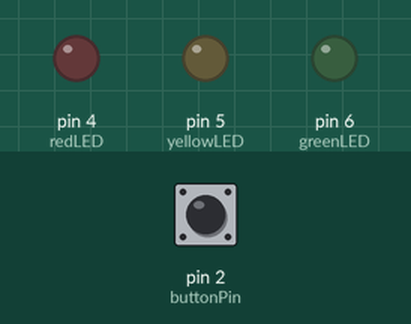
Recording of a sketch running on a simulated Arduino Uno, built with avr-gcc and run on an emulated ATmega328P. On the bench: output pins drawn as LEDs (lit = HIGH). Inputs (shaded band) come from the test bench; at power-on: pin 2 (buttonPin) HIGH.

Above: at 1.2 s.
1.3 s: pin 2 (buttonPin) pulled LOW for 0.15 s
At 1.7 s:
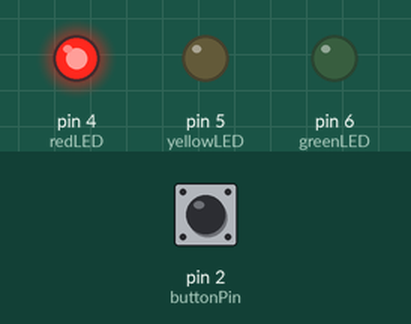
4.4 s: pin 2 (buttonPin) pulled LOW for 1 s
At 6.0 s:
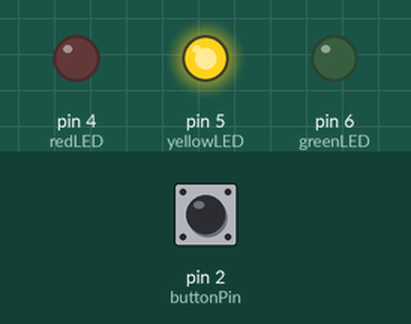
8.4 s: pin 2 (buttonPin) pulled LOW for 3.2 s
At 11.0 s:
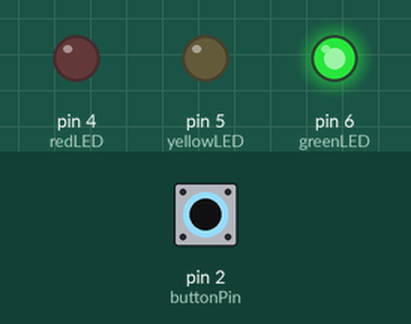
Timing chart, 0 to 15.9 s (numbered marks = the images above; inputs shaded):
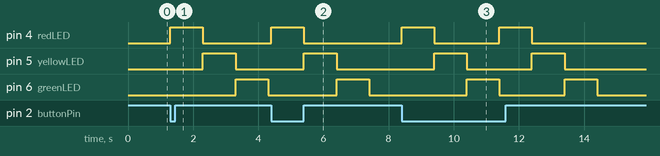

The sketch:

bisho1.ino
```cpp
int redLED =4;
int yellowLED =5 ;
int greenLED =6;
int buttonPin =2;

void setup()
{
  pinMode(redLED, OUTPUT);
  pinMode(yellowLED, OUTPUT);
  pinMode(greenLED, OUTPUT);
  pinMode(buttonPin, INPUT_PULLUP);
}

void loop()
{
  if(digitalRead(buttonPin)== LOW){
   digitalWrite(redLED, HIGH);
   delay(1000);
   digitalWrite(redLED, LOW);
   digitalWrite(yellowLED, HIGH);
   delay(1000);
   digitalWrite(yellowLED, LOW);
   digitalWrite(greenLED, HIGH);
   delay(1000);
   digitalWrite(greenLED, LOW);
 }
}
```

Measured:
- after the input at 1.3 s, pin 4 (redLED): LOW → HIGH at once, → LOW 1.0 s later; pin 5 (yellowLED): LOW → HIGH after 1.0 s, → LOW 1.0 s later; pin 6 (greenLED): LOW → HIGH after 2.0 s, → LOW 1.0 s later
- after the input at 4.4 s, pin 4 (redLED): LOW → HIGH at once, → LOW 1.0 s later; pin 5 (yellowLED): LOW → HIGH after 1.0 s, → LOW 1.0 s later; pin 6 (greenLED): LOW → HIGH after 2.0 s, → LOW 1.0 s later
- after the input at 8.4 s, pin 4 (redLED): alternates HIGH for 1.0 s and LOW for 2.0 s, 4 changes in all, then stays LOW, starting at once; pin 5 (yellowLED): alternates HIGH for 1.0 s and LOW for 2.0 s, 4 changes in all, then stays LOW, starting after 1.0 s
